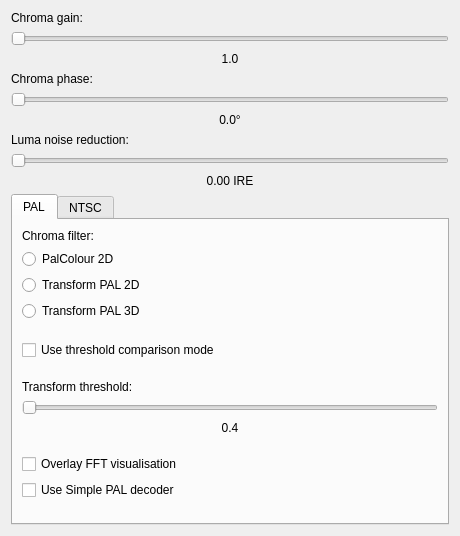
<?xml version="1.0" encoding="UTF-8"?>
<ui version="4.0">
 <class>ChromaDecoderConfigDialog</class>
 <widget class="QDialog" name="ChromaDecoderConfigDialog">
  <property name="geometry">
   <rect>
    <x>0</x>
    <y>0</y>
    <width>460</width>
    <height>180</height>
   </rect>
  </property>
  <property name="windowTitle">
   <string>Chroma Decoder Configuration</string>
  </property>
  <layout class="QVBoxLayout" name="outerVerticalLayout">
   <item>
    <widget class="QLabel" name="chromaGainLabel">
     <property name="text">
      <string>Chroma gain:</string>
     </property>
    </widget>
   </item>
   <item>
    <widget class="QSlider" name="chromaGainHorizontalSlider">
     <property name="maximum">
      <number>200</number>
     </property>
     <property name="orientation">
      <enum>Qt::Horizontal</enum>
     </property>
    </widget>
   </item>
   <item>
    <widget class="QLabel" name="chromaGainValueLabel">
     <property name="text">
      <string>1.0</string>
     </property>
     <property name="alignment">
      <set>Qt::AlignCenter</set>
     </property>
    </widget>
   </item>
   <item>
    <widget class="QLabel" name="chromaPhaseLabel">
     <property name="text">
      <string>Chroma phase:</string>
     </property>
    </widget>
   </item>
   <item>
    <widget class="QSlider" name="chromaPhaseHorizontalSlider">
     <property name="maximum">
      <number>200</number>
     </property>
     <property name="orientation">
      <enum>Qt::Horizontal</enum>
     </property>
    </widget>
   </item>
   <item>
    <widget class="QLabel" name="chromaPhaseValueLabel">
     <property name="text">
      <string>0.0°</string>
     </property>
     <property name="alignment">
      <set>Qt::AlignCenter</set>
     </property>
    </widget>
   </item>
   <item>
    <widget class="QLabel" name="yNRLabel">
     <property name="text">
      <string>Luma noise reduction:</string>
     </property>
    </widget>
   </item>
   <item>
    <widget class="QSlider" name="yNRHorizontalSlider">
     <property name="orientation">
      <enum>Qt::Horizontal</enum>
     </property>
    </widget>
   </item>
   <item>
    <widget class="QLabel" name="yNRValueLabel">
     <property name="text">
      <string>0.00 IRE</string>
     </property>
     <property name="alignment">
      <set>Qt::AlignCenter</set>
     </property>
    </widget>
   </item>
   <item>
    <widget class="QTabWidget" name="standardTabs">
     <property name="currentIndex">
      <number>0</number>
     </property>
     <widget class="QWidget" name="palTab">
      <attribute name="title">
       <string>PAL</string>
      </attribute>
      <layout class="QVBoxLayout" name="palVerticalLayout">
       <item>
        <widget class="QLabel" name="palFilterLabel">
         <property name="text">
          <string>Chroma filter:</string>
         </property>
        </widget>
       </item>
       <item>
        <widget class="QRadioButton" name="palFilterPalColourRadioButton">
         <property name="text">
          <string>PalColour 2D</string>
         </property>
         <attribute name="buttonGroup">
          <string notr="true">palFilterButtonGroup</string>
         </attribute>
        </widget>
       </item>
       <item>
        <widget class="QRadioButton" name="palFilterTransform2DRadioButton">
         <property name="text">
          <string>Transform PAL 2D</string>
         </property>
         <attribute name="buttonGroup">
          <string notr="true">palFilterButtonGroup</string>
         </attribute>
        </widget>
       </item>
       <item>
        <widget class="QRadioButton" name="palFilterTransform3DRadioButton">
         <property name="text">
          <string>Transform PAL 3D</string>
         </property>
         <attribute name="buttonGroup">
          <string notr="true">palFilterButtonGroup</string>
         </attribute>
        </widget>
       </item>
       <item>
        <spacer name="verticalSpacer_7">
         <property name="orientation">
          <enum>Qt::Vertical</enum>
         </property>
         <property name="sizeHint" stdset="0">
          <size>
           <width>20</width>
           <height>40</height>
          </size>
         </property>
        </spacer>
       </item>
       <item>
        <widget class="QCheckBox" name="thresholdModeCheckBox">
         <property name="text">
          <string>Use threshold comparison mode</string>
         </property>
        </widget>
       </item>
       <item>
        <spacer name="verticalSpacer_2">
         <property name="orientation">
          <enum>Qt::Vertical</enum>
         </property>
         <property name="sizeHint" stdset="0">
          <size>
           <width>20</width>
           <height>40</height>
          </size>
         </property>
        </spacer>
       </item>
       <item>
        <widget class="QLabel" name="thresholdLabel">
         <property name="text">
          <string>Transform threshold:</string>
         </property>
        </widget>
       </item>
       <item>
        <widget class="QSlider" name="thresholdHorizontalSlider">
         <property name="maximum">
          <number>100</number>
         </property>
         <property name="orientation">
          <enum>Qt::Horizontal</enum>
         </property>
        </widget>
       </item>
       <item>
        <widget class="QLabel" name="thresholdValueLabel">
         <property name="text">
          <string>0.4</string>
         </property>
         <property name="alignment">
          <set>Qt::AlignCenter</set>
         </property>
        </widget>
       </item>
       <item>
        <spacer name="verticalSpacer_3">
         <property name="orientation">
          <enum>Qt::Vertical</enum>
         </property>
         <property name="sizeHint" stdset="0">
          <size>
           <width>20</width>
           <height>40</height>
          </size>
         </property>
        </spacer>
       </item>
       <item>
        <widget class="QCheckBox" name="showFFTsCheckBox">
         <property name="text">
          <string>Overlay FFT visualisation</string>
         </property>
        </widget>
       </item>
       <item>
        <widget class="QCheckBox" name="simplePALCheckBox">
         <property name="text">
          <string>Use Simple PAL decoder</string>
         </property>
        </widget>
       </item>
       <item>
        <spacer name="verticalSpacer_4">
         <property name="orientation">
          <enum>Qt::Vertical</enum>
         </property>
         <property name="sizeHint" stdset="0">
          <size>
           <width>20</width>
           <height>40</height>
          </size>
         </property>
        </spacer>
       </item>
      </layout>
     </widget>
     <widget class="QWidget" name="ntscTab">
      <attribute name="title">
       <string>NTSC</string>
      </attribute>
      <layout class="QVBoxLayout" name="ntscVerticalLayout">
       <item>
        <widget class="QLabel" name="ntscFilterLabel">
         <property name="text">
          <string>Chroma filter:</string>
         </property>
        </widget>
       </item>
       <item>
        <widget class="QRadioButton" name="ntscFilter1DRadioButton">
         <property name="text">
          <string>1D</string>
         </property>
         <attribute name="buttonGroup">
          <string notr="true">ntscFilterButtonGroup</string>
         </attribute>
        </widget>
       </item>
       <item>
        <widget class="QRadioButton" name="ntscFilter2DRadioButton">
         <property name="text">
          <string>2D</string>
         </property>
         <attribute name="buttonGroup">
          <string notr="true">ntscFilterButtonGroup</string>
         </attribute>
        </widget>
       </item>
       <item>
        <widget class="QRadioButton" name="ntscFilter3DRadioButton">
         <property name="text">
          <string>3D</string>
         </property>
         <attribute name="buttonGroup">
          <string notr="true">ntscFilterButtonGroup</string>
         </attribute>
        </widget>
       </item>
       <item>
        <spacer name="verticalSpacer_9">
         <property name="orientation">
          <enum>Qt::Vertical</enum>
         </property>
         <property name="sizeHint" stdset="0">
          <size>
           <width>20</width>
           <height>40</height>
          </size>
         </property>
        </spacer>
       </item>
       <item>
        <widget class="QCheckBox" name="adaptiveCheckBox">
         <property name="text">
          <string>Enable adaptive filter</string>
         </property>
        </widget>
       </item>
       <item>
        <widget class="QCheckBox" name="showMapCheckBox">
         <property name="text">
          <string>Overlay adaptive filter visualisation</string>
         </property>
        </widget>
       </item>
       <item>
        <widget class="QCheckBox" name="whitePoint75CheckBox">
         <property name="text">
          <string>Use 75 IRE white point</string>
         </property>
        </widget>
       </item>
       <item>
        <widget class="QCheckBox" name="colorLpfCheckBox">
         <property name="text">
          <string>Use chroma post-filter</string>
         </property>
        </widget>
       </item>
       <item>
        <widget class="QCheckBox" name="colorLpfHqCheckBox">
         <property name="text">
          <string>Use full bandwidth Q channel filter</string>
         </property>
        </widget>
       </item>
       <item>
        <spacer name="verticalSpacer_5">
         <property name="orientation">
          <enum>Qt::Vertical</enum>
         </property>
         <property name="sizeHint" stdset="0">
          <size>
           <width>20</width>
           <height>40</height>
          </size>
         </property>
        </spacer>
       </item>
       <item>
        <widget class="QLabel" name="cNRLabel">
         <property name="text">
          <string>Chroma noise reduction:</string>
         </property>
        </widget>
       </item>
       <item>
        <widget class="QSlider" name="cNRHorizontalSlider">
         <property name="orientation">
          <enum>Qt::Horizontal</enum>
         </property>
        </widget>
       </item>
       <item>
        <widget class="QLabel" name="cNRValueLabel">
         <property name="text">
          <string>0.00 IRE</string>
         </property>
         <property name="alignment">
          <set>Qt::AlignCenter</set>
         </property>
        </widget>
       </item>
       <item>
        <spacer name="verticalSpacer">
         <property name="orientation">
          <enum>Qt::Vertical</enum>
         </property>
         <property name="sizeHint" stdset="0">
          <size>
           <width>20</width>
           <height>40</height>
          </size>
         </property>
        </spacer>
       </item>
      </layout>
     </widget>
    </widget>
   </item>
   <item>
    <spacer name="verticalSpacer_1">
     <property name="orientation">
      <enum>Qt::Vertical</enum>
     </property>
     <property name="sizeHint" stdset="0">
      <size>
       <width>20</width>
       <height>40</height>
      </size>
     </property>
    </spacer>
   </item>
  </layout>
 </widget>
 <resources/>
 <connections/>
 <buttongroups>
  <buttongroup name="ntscFilterButtonGroup"/>
  <buttongroup name="palFilterButtonGroup"/>
 </buttongroups>
</ui>
